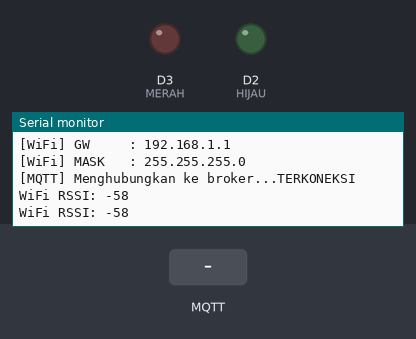
A sketch run on a simulated ESP8266 (NodeMCU). On the bench: output pins drawn as LEDs (lit = HIGH), the last lines printed to the serial monitor. Inputs (shaded band) come from the test bench. WiFi joins after 1.5 s; servers stay silent unless stated; no MQTT or app messages arrive unless stated.

Above: at 2.7 s.
2.8 s: MQTT message "1" arrives on the first subscribed topic
At 4.4 s:
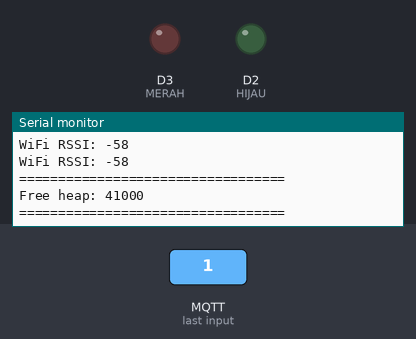
5.0 s: MQTT message "on" arrives on the first subscribed topic
At 6.4 s:
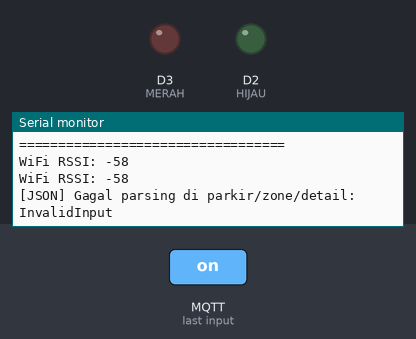
7.0 s: MQTT message "1" arrives on the second subscribed topic
At 8.4 s:
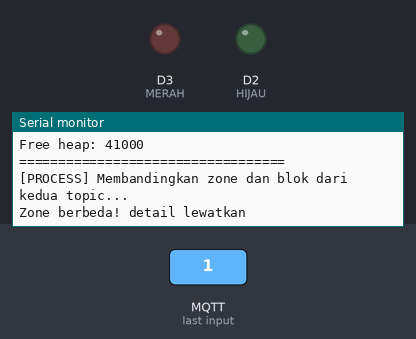

The sketch:

mqtt_dual.ino
```cpp
// =====================
// Program: MQTT Subscriber ESP8266 (1 Broker, 2 Topic)
// Fungsi: Subscribe 2 topic & parsing JSON di callback (stabil, non-blocking)
// =====================

#include <ESP8266WiFi.h>
#include <PubSubClient.h>
#include <ArduinoJson.h>

// ====== Pin Output ======
#define HIJAU D2
#define MERAH D3

// ====== Konfigurasi WiFi ======
const char* SSID = "JMTO_ITDEV";
const char* PASS = "2508002015";

// ===== Static IP (ON/OFF) =====
#define USE_STATIC_IP  1   // 1 = pakai static IP, 0 = DHCP
// Contoh: 172.17.17.209 /24, gateway 172.17.17.1
IPAddress STATIC_IP(172, 17, 17, 209);
IPAddress GATEWAY  (172, 17, 17, 1);
IPAddress SUBNET   (255, 255, 255, 0);
IPAddress DNS1     (8, 8, 8, 8);     // boleh pakai DNS internal
IPAddress DNS2     (1, 1, 1, 1);     // optional

// ====== Konfigurasi MQTT ======
const char* mqtt_server = "172.17.17.233";
const int   mqtt_port   = 1883;
const char* mqtt_user   = "aicctv";
const char* mqtt_pass   = "@Jmt02022!";
const char* MQTT_CLIENT_ID = "parking-1-esp";

// ====== Topics ======
const char* topic_zone_detail = "parkir/zone/detail";
const char* topic_indicator   = "parking/config_indicator";

// ====== Koneksi MQTT ======
WiFiClient espClient;
PubSubClient client(espClient);

// ====== Struktur data hasil parse ======
struct ZoneDetail {
  String zone_id_parkir;
  int    block_id_parkir = -1;
  String state_parkir;         // contoh "111111"
  String updated_at;           // contoh "2025-10-16T06:39:32Z"
  bool   fresh   = false;      // true jika baru diterima
} zoneDetail;

struct IndicatorCfg {
  String zone_indicator;
  int    slot_parking_id_indicator = -1;
  int    block_id_indicator        = -1;
  String ip_address;
  bool   fresh          = false; // true jika baru diterima
} indicatorCfg;

// ====== Utils ======
void logJsonError(const char* where, DeserializationError e) {
  Serial.print("[JSON] Gagal parsing di ");
  Serial.print(where);
  Serial.print(": ");
  Serial.println(e.c_str());
}

void printNetInfo() {
  Serial.print("[WiFi] IP   : "); Serial.println(WiFi.localIP());
  Serial.print("[WiFi] GW   : "); Serial.println(WiFi.gatewayIP());
  Serial.print("[WiFi] MASK : "); Serial.println(WiFi.subnetMask());
  Serial.print("[WiFi] DNS1 : "); Serial.println(WiFi.dnsIP(0));
  Serial.print("[WiFi] DNS2 : "); Serial.println(WiFi.dnsIP(1));
  Serial.print("[WiFi] RSSI : "); Serial.println(WiFi.RSSI());
}

// ====== Callback MQTT ======
void callback(char* topic, byte* payload, unsigned int length) {
  StaticJsonDocument<768> doc; // sedikit lebih besar
  DeserializationError err = deserializeJson(doc, payload, length);
  if (err) { logJsonError(topic, err); return; }

  Serial.println("==================================");
  // Serial.print("Pesan diterima dari topic: ");
  // Serial.println(topic);
  // Serial.print("Raw: "); serializeJson(doc, Serial); Serial.println();

  if (strcmp(topic, topic_zone_detail) == 0) {
    zoneDetail.zone_id_parkir = doc["zone_id"]   | "";
    zoneDetail.block_id_parkir= doc["block_id"]  | -1;
    zoneDetail.state_parkir   = doc["state"]     | "";
    zoneDetail.updated_at     = doc["updated_at"]| "";
    zoneDetail.fresh = true;

    // Serial.println("=== parkir/zone/detail ===");
    // Serial.print("zone_id    : "); Serial.println(zoneDetail.zone_id_parkir);
    // Serial.print("block_id   : "); Serial.println(zoneDetail.block_id_parkir);
    // Serial.print("state      : "); Serial.println(zoneDetail.state_parkir);
    // Serial.print("updated_at : "); Serial.println(zoneDetail.updated_at);
  }
  else if (strcmp(topic, topic_indicator) == 0) {
    indicatorCfg.zone_indicator            = doc["zone"]            | "";
    indicatorCfg.slot_parking_id_indicator = doc["slot_parking_id"] | -1;
    indicatorCfg.block_id_indicator        = doc["block_id"]        | -1;
    indicatorCfg.ip_address                = doc["ip_address"]      | "";
    indicatorCfg.fresh = true;

    // Serial.println("=== parking/config_indicator ===");
    // Serial.print("zone   : "); Serial.println(indicatorCfg.zone_indicator);
    // Serial.print("slot   : "); Serial.println(indicatorCfg.slot_parking_id_indicator);
    // Serial.print("block  : "); Serial.println(indicatorCfg.block_id_indicator);
    // Serial.print("ip     : "); Serial.println(indicatorCfg.ip_address);
  }
  Serial.print("Free heap: ");
  Serial.println(ESP.getFreeHeap());
  Serial.println("==================================");
}

// ====== WiFi ======
void setup_wifi() {
  Serial.begin(115200);
  delay(10);
  Serial.println();

  WiFi.mode(WIFI_STA);
  WiFi.setSleep(false);                 // jaga koneksi MQTT lebih stabil
  WiFi.hostname("ESP8266-GF-01");       // ganti sesuai kebutuhan

  // WiFi.setSleep(false);

  // 1) Set static IP —> harus sebelum begin()
  if (!WiFi.config(STATIC_IP, GATEWAY, SUBNET, DNS1, DNS2)) {
    Serial.println("[WiFi] WiFi.config() gagal");
  } else {
    Serial.print("[WiFi] Static IP diset: "); Serial.println(STATIC_IP);
  }

  // 2) Connect
  WiFi.begin(SSID, PASS);
  uint32_t t0 = millis();
  while (WiFi.status() != WL_CONNECTED && millis()-t0 < 30000) {
    delay(500); Serial.print(".");
  }
  Serial.println();
  Serial.print("[WiFi] Status : "); Serial.println(WiFi.status());
  Serial.print("[WiFi] IP     : "); Serial.println(WiFi.localIP());
  Serial.print("[WiFi] GW     : "); Serial.println(WiFi.gatewayIP());
  Serial.print("[WiFi] MASK   : "); Serial.println(WiFi.subnetMask());
}

// ====== Reconnect MQTT (non-blocking dengan backoff) ======
unsigned long nextMqttAttemptMs = 0;
const unsigned long MQTT_RETRY_MS = 5000;

void mqtt_try_connect() {
  if (client.connected()) return;
  unsigned long now = millis();
  if (now < nextMqttAttemptMs) return;

  Serial.print("[MQTT] Menghubungkan ke broker...");
  String clientId = String("ESP8266Client_DualTopic-") + String(ESP.getChipId(), HEX);

  // Last Will (opsional)
  // const char* willTopic = "device/lastwill";
  // const char* willMsg   = "offline";
  // bool ok = client.connect(clientId.c_str(), mqtt_user, mqtt_pass, willTopic, 0, true, willMsg);

  bool ok = client.connect(MQTT_CLIENT_ID, mqtt_user, mqtt_pass, NULL, 0, false, NULL, false);
  if (ok) {
    Serial.println("TERKONEKSI");
    client.subscribe(topic_zone_detail);
    client.subscribe(topic_indicator);
    // client.publish(willTopic, "online", true);
  } else {
    Serial.print("Gagal, rc="); Serial.println(client.state());
    nextMqttAttemptMs = now + MQTT_RETRY_MS;
  }
}

// ====== Setup ======
void setup() {
  setup_wifi();

  client.setServer(mqtt_server, mqtt_port);
  client.setCallback(callback);
  client.setKeepAlive(60);
  client.setSocketTimeout(5);
  client.setBufferSize(2048);   // kalau payload JSON bisa > 512 byte

  // coba connect pertama kali
  mqtt_try_connect();

  pinMode(MERAH, OUTPUT);
  pinMode(HIJAU, OUTPUT);
  digitalWrite(MERAH, LOW);
  digitalWrite(HIJAU, LOW);
}

// ====== Loop ======
unsigned long lastProcessMs = 0;

void loop() {
  // jaga WiFi
  Serial.print("WiFi RSSI: ");
  Serial.println(WiFi.RSSI());
  if (WiFi.status() != WL_CONNECTED) {
    // opsional: bisa trigger reconnect WiFi di sini jika butuh
  }

  // jaga MQTT
  if (!client.connected()) {
    mqtt_try_connect();
  }
  client.loop(); // non-blocking

  // Proses gabungan tiap ~1 detik saat data baru tersedia
  unsigned long now = millis();
  if (now - lastProcessMs >= 1000) {
    lastProcessMs = now;

    if (zoneDetail.fresh && indicatorCfg.fresh) {
      Serial.println("\n[PROCESS] Membandingkan zone dan blok dari kedua topic...");

    if (WiFi.localIP().toString() == indicatorCfg.ip_address) {

      Serial.println("INI STATE LOGIC zone parkir dan indicator");
      Serial.println(zoneDetail.zone_id_parkir);
      Serial.println(indicatorCfg.zone_indicator);
      Serial.println(zoneDetail.block_id_parkir);
      Serial.println(indicatorCfg.block_id_indicator);

      if (zoneDetail.zone_id_parkir == indicatorCfg.zone_indicator &&
          zoneDetail.block_id_parkir == indicatorCfg.block_id_indicator) {

        Serial.print("Zone dan block sama: ");
        Serial.println(zoneDetail.zone_id_parkir);
        Serial.println(zoneDetail.state_parkir);

        // Pastikan index valid sebelum ambil char
        if (indicatorCfg.slot_parking_id_indicator > 0 &&
            indicatorCfg.slot_parking_id_indicator <= (int)zoneDetail.state_parkir.length()) {
          char hasil_logic = zoneDetail.state_parkir[indicatorCfg.slot_parking_id_indicator - 1];
          Serial.println(hasil_logic);

          if (hasil_logic == '1') {
            // terisi, MERAH ON
            Serial.println("MERAH ON | TERISI");
            digitalWrite(MERAH, LOW);
            digitalWrite(HIJAU, HIGH);
          }
          else
          {
            // kosong, HIJAU ON
            Serial.println("HIJAUN ON | KOSONG");
            digitalWrite(MERAH, HIGH);
            digitalWrite(HIJAU, LOW);
          }
        }

        } else {
          Serial.println("Index slot_parking_id_indicator di luar range state_parkir");
        }

      } else {
        Serial.println("Zone berbeda! detail lewatkan");
        // Serial.print(zoneDetail.zone_id_parkir);
        // Serial.print(" vs indicator=");
        // Serial.println(indicatorCfg.zone_indicator);
      }

      zoneDetail.fresh = false;
      indicatorCfg.fresh = false;
    }


    // contoh akses bit state: cek karakter ke-0 s/d n
    if (zoneDetail.fresh == false && zoneDetail.state_parkir.length() > 0) {
      // bool bit0 = (zoneDetail.state_parkir[0] == '1');
      // lakukan sesuatu jika perlu...
    }
    delay(1000);
  }
}
```

Measured:
- after the input at 2.8 s, the serial monitor: prints a new line after 0.77 s (image 1)
- after the input at 5.0 s, the serial monitor: prints a new line after 0.58 s (image 2)
- after the input at 7.0 s, the serial monitor: prints a new line after 0.58 s (image 3)
